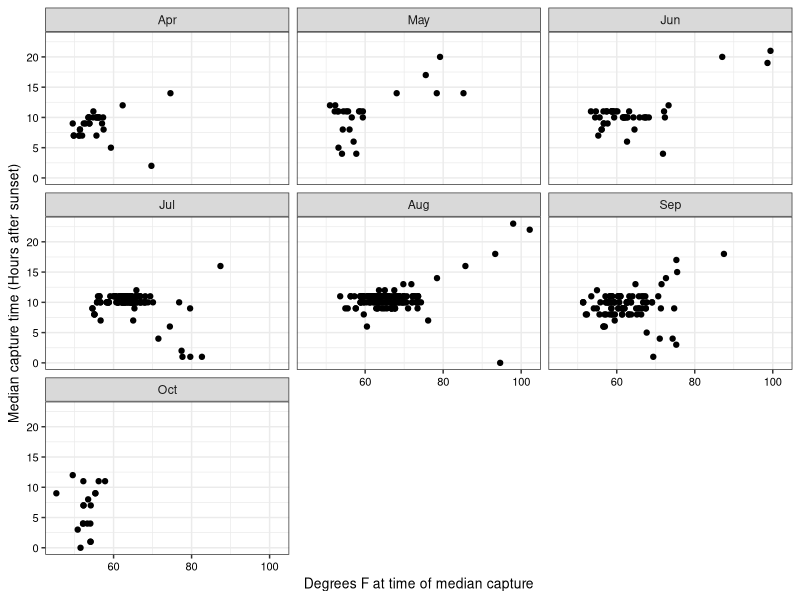
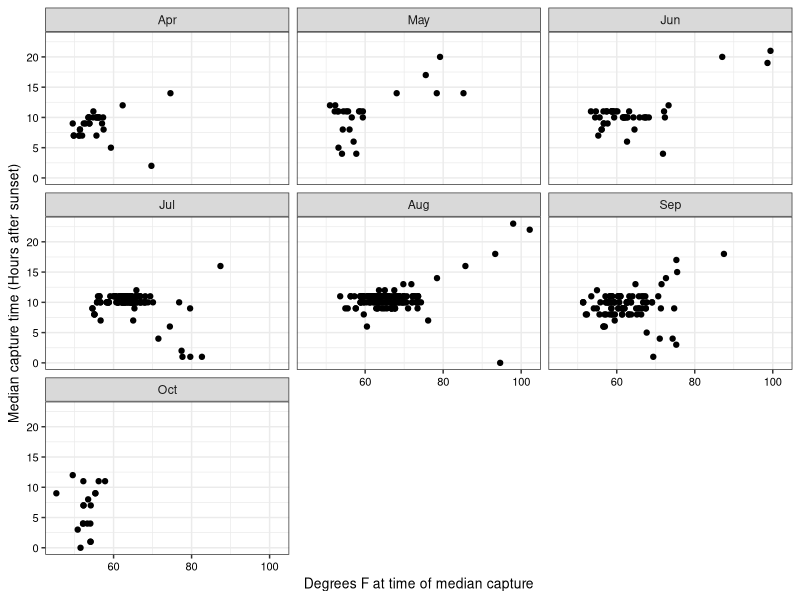

These figures' R source, in order:
#===========================================================================#
# script12_explore_count_and_temperature2.R
# 
# Uses the "combined" data set created in script10 to explore relationsips 
#
# PARTS
# 1. Basic questions about combined data set (multiple obs/night?)(line 14)  
# 2. Examine captures after 7AM (before midnight) (line 64)  
#
# combined--imported as created in script10
# combined3
#  - Night only
#  - Only first obs of night for that site
#  - Additional variables adjust 0 hour to sundown and keep next sun-up in
#    the same Julian day
# combined4 (not yet done)
#  - All captures per night
#  - Additional variables to adjust 0 hour to sundown and keep next sun-up 
#    in the same Julian day (as in 3)
#  - Used to examine whether captures are less likely overall on hotter
#    nights
#  
#===========================================================================#

library(tidyverse)
library(lubridate)

#-- 1. (Heading to be determined) --------

combined <- read_csv("./data/merged_count_and_temp_data.csv")
combined
# A tibble: 1,428 x 11
#   pest_dif site         Yr Mnth.x Julian    Hr degf_avg degf_lo degf_hi rh_avg Mnth.y
#      <dbl> <chr>     <dbl> <chr>   <dbl> <dbl>    <dbl>   <dbl>   <dbl>  <dbl> <chr> 
# 1        1 UCKearney  2019 Jun       153     5     60.2    59.7    61.2   89.8 Jun   
# 2        1 UCKearney  2019 Jul       191     4     61.2    60.3    62.2   83.6 Jul   
# 3        1 UCKearney  2019 Jul       194     4     64.2    63.9    65.1   93.2 Jul 

combined[!complete.cases(combined), ]
#-- Tibble of 0, all complete cases

## Get Julian date reference points for months

# Make Mnth.x into a factor to conserve order
combined[combined$Mnth.x == "Mar", ] # 2 observations, drop them
combined <- combined[combined$Mnth.x != "Mar", ]

combined$Mnth.x <- factor(combined$Mnth.x, levels = c("Apr","May","Jun","Jul","Aug","Sep","Oct"))
combined
levels(combined$Mnth.x)

### Algorithm to shift time and date. This is how we did the time shift in
### script11. See also "julian_date_and_hour_scratch.R". Note that numbering
### of "combined" data sets in this script is different from script11--don't
### switch back and forth.

### Anything after midnight and before sundown (6PM) has the Julian date from 
### the previous day

combined2 <- combined %>% 
  dplyr::mutate(Hr2 = ifelse(Hr >= 18, Hr - 18, Hr + 6),
                Julian2 = ifelse(Hr >= 18, Julian, Julian - 1)) %>% 
  dplyr::arrange(Julian,Hr)
combined2

combined2[!complete.cases(combined2), ]
#-- Tibble of 0, all complete cases

### Get median observation for Julian2. In order to be certain that median
### functions correctly, go from frequency table form (moths per hour of)
### observations) to case format (one observation for each moth)

combined3 <- vcdExtra::expand.dft(combined2, freq = "pest_dif")
#-- goes from 1426 to 3495 observations

combined3[!complete.cases(combined3), ]
#-- Tibble of 0, all complete cases

combined3 <- combined3 %>% 
  group_by(Yr,Julian2,site) %>% 
  dplyr::summarise(Hr2 = quantile(Hr2, probs = 0.25, na.rm = TRUE))
combined3
# A tibble: 560 x 4
# Groups:   Yr, Julian2 [242]
# Yr Julian2 site         Hr2
#   <int>   <int> <fct>      <dbl>
# 1  2019     142 mikewoolf1   8  
# 2  2019     143 mikewoolf1  17  
# 3  2019     144 mikewoolf1  11   

combined3[!complete.cases(combined3), ]
#-- Tibble of 0, all complete cases

# Lost temperature data in summary step above, so merge to source data set
# to get that back
combined4 <- left_join(combined3,combined2)
combined4
# A tibble: 551 x 13
# Groups:   Yr [2]
#      Yr Julian2   Hr2 pest_dif site       Mnth.x Julian    Hr degf_avg degf_lo degf_hi rh_avg Mnth.y
#   <dbl>   <dbl> <dbl>    <dbl> <chr>      <fct>   <dbl> <dbl>    <dbl>   <dbl>   <dbl>  <dbl> <chr> 
# 1  2019     142   8          2 mikewoolf1 May       143     2     53.9    52.7    55     89.3 May   
# 2  2019     143  17          2 mikewoolf1 May       144    11     75.5    72.3    77.2   54.6 May   
# 3  2019     144  11         56 mikewoolf1 May       145     5     54.4    54.1    55     96.2 May   
# 4  2019     147   8         35 mikewoolf1 May       148     2     54.3    53.8    54.9   82.8 May   
# 5  2019     148  11         27 mikewoolf1 May       149     5     58.0    57.2    58.6   94.2 May   
# 6  2019     149  11         22 mikewoolf1 May       150     5     59.4    59.2    59.9   89.3 May   
# 7  2019     150  11          2 mikewoolf1 May       151     5     58.4    57.7    59.2   84.7 May   
# 8  2019     151  11          7 mikewoolf1 Jun       152     5     59.1    58.6    60.3   84.1 Jun   
# 9  2019     152  11          1 UCKearney  Jun       153     5     60.2    59.7    61.2   89.8 Jun   
# 10  2019     154  10.5       NA NA         NA         NA    NA     NA      NA      NA     NA   NA 

#-- Some NAs because in some cases the algorith for median gives a value of x.5

x <- combined3$Hr2[combined3$Hr2%%1 != 0]
x
# [1] 10.5 10.5 10.5 10.5  9.5 10.5 10.5 10.5 10.5 10.5 10.5 11.5 10.5 11.5  8.5  1.5  3.5  4.5 12.5  1.5 10.5 11.5  5.5  1.5  5.5 10.5 10.5 13.5 11.5
#-- Confirms the remark above
length(x)
# [1] 63

combined3 %>% 
  mutate(Hr3 = ifelse(Hr2%%1 != 0,Hr2 - 0.5,Hr2)) %>% 
  filter(Hr3 != Hr2)
# A tibble: 63 x 5
# Groups:   Yr, Julian2 [56]
# Yr Julian2 site          Hr2   Hr3
# <int>   <int> <fct>       <dbl> <dbl>
# 1  2019     154 mikewoolf1   10.5    10
# 2  2019     163 Perez        10.5    10
# 3  2019     179 usda          9.5     9

#-- Confirms proposed fix, no need for yet another variable

# combined3 <- combined3 %>% 
#   mutate(Hr2 = ifelse(Hr2%%1 != 0,Hr2 - 0.5,Hr2))
# combined3

combined3[!complete.cases(combined3), ]
#-- Tibble of 0, all complete cases

combined4 <- left_join(combined3,combined2)
combined4
# A tibble: 714 x 13
# Groups:   Yr, Julian2 [242]
# Yr Julian2 site         Hr2 pest_dif Mnth.x Julian    Hr degf_avg degf_lo degf_hi rh_avg Mnth.y
#   <dbl>   <dbl> <chr>      <dbl>    <dbl> <fct>   <dbl> <dbl>    <dbl>   <dbl>   <dbl>  <dbl> <chr> 
# 1  2019     142 mikewoolf1     8        2 May       143     2     53.9    52.7    55     89.3 May   
# 2  2019     143 mikewoolf1    17        2 May       144    11     75.5    72.3    77.2   54.6 May   
# 3  2019     144 mikewoolf1    11       56 May       145     5     54.4    54.1    55     96.2 May 

combined4[!complete.cases(combined4), ]
# A tibble: 30 x 13
# Groups:   Yr, Julian2 [29]
# Yr Julian2 site          Hr2 pest_dif Mnth.x Julian    Hr degf_avg degf_lo degf_hi rh_avg Mnth.y
#   <dbl>   <dbl> <chr>       <dbl>    <dbl> <fct>   <dbl> <dbl>    <dbl>   <dbl>   <dbl>  <dbl> <chr> 
# 1  2019     184 mikewoolf1     10       NA NA         NA    NA       NA      NA      NA     NA NA    
# 2  2019     233 UCKearney      10       NA NA         NA    NA       NA      NA      NA     NA NA    
# 3  2019     234 Perez          10       NA NA         NA    NA       NA      NA      NA     NA NA    
# 4  2019     235 usda           10       NA NA         NA    NA       NA      NA      NA     NA NA 

#-- In 30 cases the algorithm gives a median value for which there was no 
#-- count in the input data set. This is out of 714 observations--acceptable
#-- loss

combined4 <- combined4[complete.cases(combined4), ]

### Now plot and determine correlations
p1 <- ggplot(combined4, aes(x = degf_avg, y = Hr2)) +
  geom_point() +
  facet_wrap(vars(Mnth.x), ncol = 3, nrow = 4) +
  theme_bw() +
  xlab("Degrees F at time of median capture") +
  ylab("Median capture time (Hours after sunset)") +
  theme(axis.text.x = element_text(color = "black", size = 8),# angle = 45, hjust = 1),
        axis.text.y = element_text(color = "black", size = 8),
        axis.title.x = element_text(color = "black", size = 10),
        axis.title.y = element_text(color = "black", size = 10),
        legend.title = element_text(color = "black", size = 8),
        legend.text = element_text(color = "black", size = 8))

p1

ggsave(filename = "Temp_v_time_med_capture_by_month.jpg", plot = p1, device = "jpg", path = "./results",
       dpi = 300, width = 5.83, height = 5.83, units = "in")

### Examine correlations (if any). The sophisticated way to do this would be
### to use the tidyverse package purr to get subsets into a list and apply
### correlation to each in list. Will use the simple method of subsetting into
### 7 1-mont data sets and using the correlation function 7 times.

# ?subset
# Warning
# This is a convenience function intended for use interactively. For programming 
# it is better to use the standard subsetting functions like [, and in particular
# the non-standard evaluation of argument subset can have unanticipated consequences.

Apr <- combined4[combined4$Mnth.x == "Apr", ]
May <- combined4[combined4$Mnth.x == "May", ]
Jun <- combined4[combined4$Mnth.x == "Jun", ]
Jul <- combined4[combined4$Mnth.x == "Jul", ]
Aug <- combined4[combined4$Mnth.x == "Aug", ]
Sep <- combined4[combined4$Mnth.x == "Sep", ]
Oct <- combined4[combined4$Mnth.x == "Oct", ]

### Correlatons for Apr
cor.test(Apr$degf_avg,Apr$Hr2, method = "spearman")
# 
# Spearman's rank correlation rho
# 
# data:  Apr$degf_avg and Apr$Hr2
# S = 4732, p-value = 0.2426
# alternative hypothesis: true rho is not equal to 0
# sample estimates:
#       rho 
# 0.2092195 
nrow(Apr) # 33

### Correlatons for May
cor.test(May$degf_avg,May$Hr2, method = "spearman")
#      Spearman's rank correlation rho
# 
# Spearman's rank correlation rho
# 
# data:  May$degf_avg and May$Hr2
# S = 2741.1, p-value = 0.08554
# alternative hypothesis: true rho is not equal to 0
# sample estimates:
#       rho 
# 0.3248532 
nrow(May) #29

### Correlatons for Jun
cor.test(Jun$degf_avg,Jun$Hr2, method = "spearman")
#
# Spearman's rank correlation rho
# 
# data:  Jun$degf_avg and Jun$Hr2
# S = 19879, p-value = 0.07757
# alternative hypothesis: true rho is not equal to 0
# sample estimates:
#       rho 
# 0.2422598 
nrow(Jun) #54

### Correlatons for Jul
cor.test(Jul$degf_avg,Jul$Hr2, method = "spearman")
# 
# Spearman's rank correlation rho
# 
# data:  Jul$degf_avg and Jul$Hr2
# S = 681819, p-value = 0.4771
# alternative hypothesis: true rho is not equal to 0
# sample estimates:
#         rho 
# -0.05715582 
nrow(Jul) #157

### Correlatons for Aug
cor.test(Aug$degf_avg,Aug$Hr2, method = "spearman")
# 
# Spearman's rank correlation rho
# 
# data:  Aug$degf_avg and Aug$Hr2
# S = 2140442, p-value = 0.4672
# alternative hypothesis: true rho is not equal to 0
# sample estimates:
#        rho 
# 0.04735413  
nrow(Aug) #238

### Correlatons for Sep
cor.test(Sep$degf_avg,Sep$Hr2, method = "spearman")
# 
# Spearman's rank correlation rho
# 
# data:  Sep$degf_avg and Sep$Hr2
# S = 431802, p-value = 0.07148
# alternative hypothesis: true rho is not equal to 0
# sample estimates:
#       rho 
# 0.1501308 
nrow(Sep) #145

### Correlatons for Oct
cor.test(Oct$degf_avg,Oct$Hr2, method = "spearman")
# 
# Spearman's rank correlation rho
# 
# data:  Oct$degf_avg and Oct$Hr2
# S = 3098.3, p-value = 0.4398
# alternative hypothesis: true rho is not equal to 0
# sample estimates:
#       rho 
# 0.1520793 
nrow(Oct) #28
